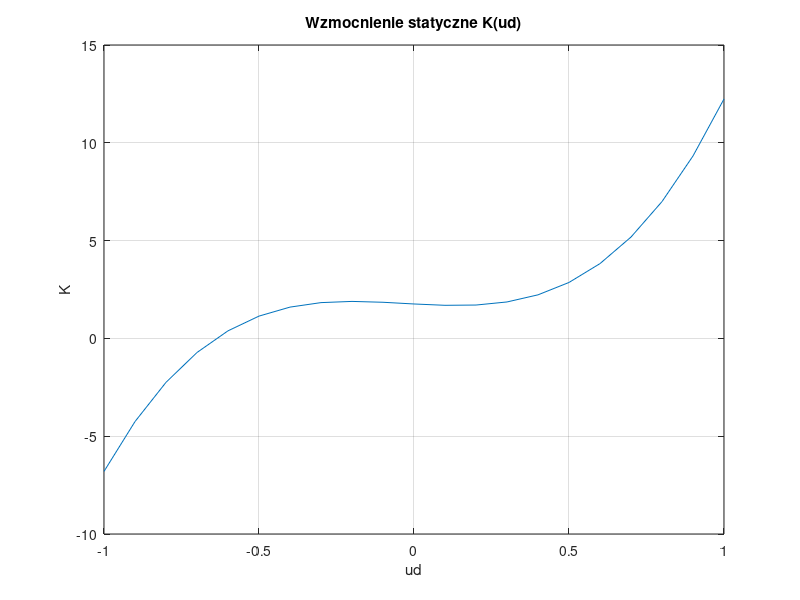

MATLAB code for this plot:
ud = [-1:0.1:1];
y = 1.76 - 0.88*ud + 0.96*ud.^2 + 10.4*ud.^3;
plot(ud,y);
grid on;
xlabel('ud');
ylabel('K');   
title('Wzmocnienie statyczne K(ud)');
%print("K.png","-dpng","-r400")
